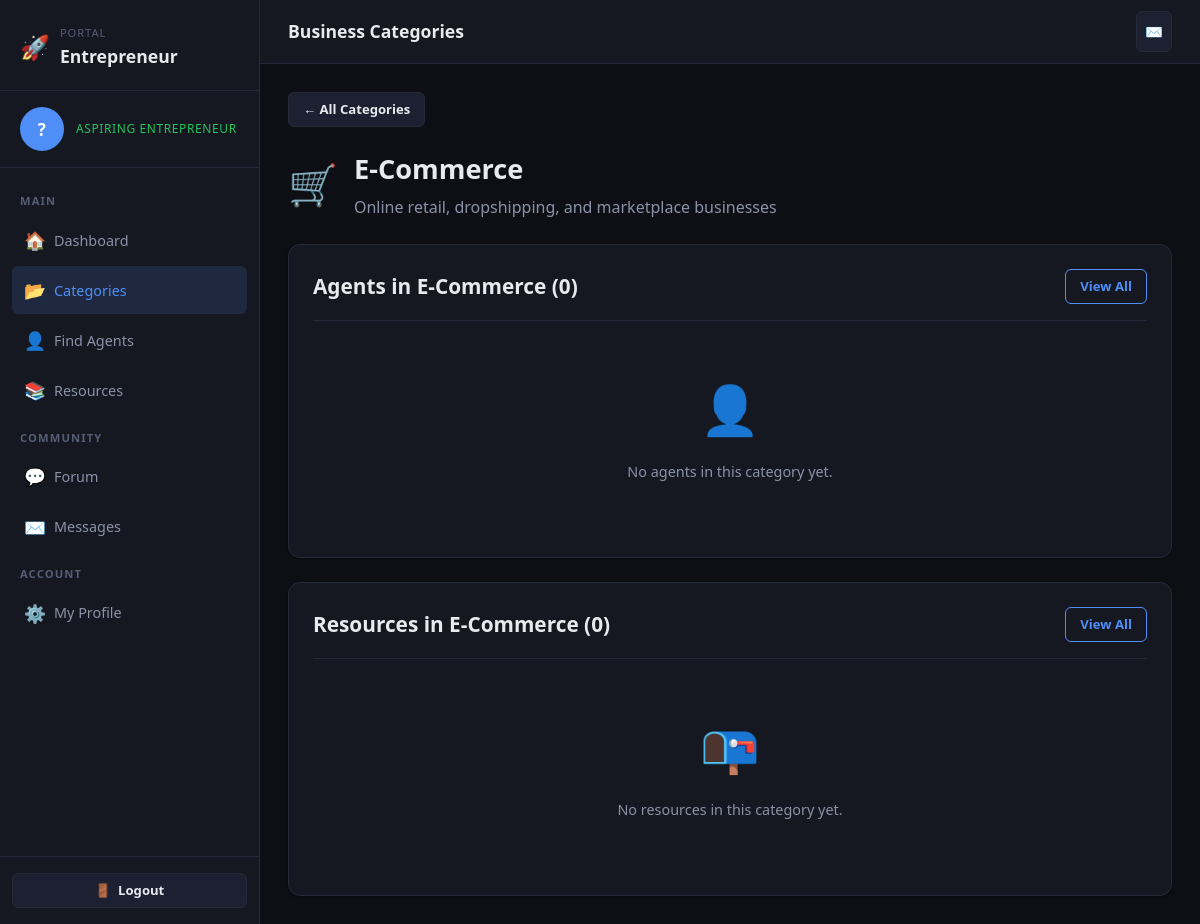
/user/categories.php?id=2 (signed in), run on the app's committed database.
### tables this page shows
CREATE TABLE categories (
    id          INT AUTO_INCREMENT PRIMARY KEY,
    name        VARCHAR(100) NOT NULL,
    description TEXT,
    icon        VARCHAR(50),
    created_at  DATETIME DEFAULT CURRENT_TIMESTAMP
);

### user/categories.php (the view, shortened to what this page needs)
<?php
require_once dirname(__DIR__) . '/includes/header.php';
if (isset($_GET['id'])) {
    $cid     = (int)$_GET['id'];
    $cat_row = $conn->query("SELECT * FROM categories WHERE id=$cid")->fetch_assoc();
    $agents = $conn->query("SELECT a.*,
        (SELECT AVG(rating) FROM feedback WHERE agent_id=a.id) AS avg_rating
        FROM agents a
        WHERE a.category_id=$cid AND a.approval_status='approved'
        ORDER BY avg_rating DESC");
    $content = $conn->query("SELECT bc.*, a.name AS agent_name FROM business_content bc
        LEFT JOIN agents a ON bc.agent_id=a.id
        WHERE bc.category_id=$cid AND bc.status='published'
        ORDER BY bc.created_at DESC LIMIT 9");
    ?>
    <a href="<?= $base ?>/user/categories.php" class="btn btn-secondary btn-sm mb-20">← All Categories</a>
    <div style="display:flex;align-items:center;gap:16px;margin-bottom:24px">
      <div style="font-size:2.5rem"><?= $cat_row['icon'] ?></div>
      <div>
        <h2 style="margin-bottom:4px"><?= htmlspecialchars($cat_row['name']) ?></h2>
        <p style="color:var(--txt-secondary)"><?= htmlspecialchars($cat_row['description']) ?></p>
      </div>
    </div>
    <div class="card mb-24">
      <div class="card-header">
        <h3>Agents in <?= htmlspecialchars($cat_row['name']) ?> (<?= $agents->num_rows ?>)</h3>
        <a href="<?= $base ?>/user/agents.php?category=<?= $cid ?>" class="btn btn-outline btn-sm">View All</a>
      </div>
      <?php if ($agents->num_rows === 0): ?>
        <div class="empty-state" style="padding:30px">
          <div class="empty-icon">👤</div>
          <p>No agents in this category yet.</p>
        </div>
      <?php endif; ?>
    </div>
    <div class="card">
      <div class="card-header">
        <h3>Resources in <?= htmlspecialchars($cat_row['name']) ?> (<?= $content->num_rows ?>)</h3>
        <a href="<?= $base ?>/user/resources.php?category=<?= $cid ?>" class="btn btn-outline btn-sm">View All</a>
      </div>
      <?php if ($content->num_rows === 0): ?>
        <div class="empty-state" style="padding:30px">
          <div class="empty-icon">📭</div>
          <p>No resources in this category yet.</p>
        </div>
      <?php endif; ?>
    </div>
    <?php require_once dirname(__DIR__) . '/includes/footer.php'; ?>
    <?php return;
}
?>
<?php require_once dirname(__DIR__) . '/includes/footer.php'; ?>

### assets/css/style.css (style rules this page uses)
*, *::before, *::after { box-sizing: border-box; margin: 0; padding: 0; }
:root { --clr-bg: #0d0f14; --clr-surface: #151820; --clr-surface2: #1c2030; --clr-border: #252a3a; --clr-accent: #4f8ef7; --clr-accent2: #7c5ef7; --clr-success: #22c55e; --clr-warning: #f59e0b; --clr-danger: #ef4444; --clr-info: #06b6d4; --txt-primary: #e8eaf0; --txt-secondary: #8b92a8; --txt-muted: #565d75; --font-base: 'Segoe UI', system-ui, sans-serif; --font-mono: 'JetBrains Mono', monospace; --radius-sm: 6px; --radius: 12px; --radius-lg: 20px; --shadow-sm: 0 1px 3px rgba(0,0,0,.4); --shadow: 0 4px 20px rgba(0,0,0,.5); --shadow-lg: 0 8px 40px rgba(0,0,0,.6); --sidebar-w: 260px; }
html { font-size: 16px; scroll-behavior: smooth; }
body { font-family: var(--font-base); background: var(--clr-bg); color: var(--txt-primary); line-height: 1.6; min-height: 100vh; }
a { color: var(--clr-accent); text-decoration: none; }
h2 { font-size: clamp(1.3rem, 3vw, 1.7rem); font-weight: 700; }
h3 { font-size: clamp(1.1rem, 2.5vw, 1.3rem); font-weight: 600; }
.card { background: var(--clr-surface); border: 1px solid var(--clr-border); border-radius: var(--radius); padding: 24px; box-shadow: var(--shadow-sm); }
.card-header { display: flex; align-items: center; justify-content: space-between; margin-bottom: 20px; padding-bottom: 16px; border-bottom: 1px solid var(--clr-border); }
.card-header h3 { margin: 0; }
.btn { display: inline-flex; align-items: center; gap: 7px; padding: 10px 20px; border-radius: var(--radius-sm); font-size: .9rem; font-weight: 600; font-family: var(--font-base); border: none; cursor: pointer; transition: all .2s; text-decoration: none; white-space: nowrap; }
.btn-secondary { background: var(--clr-surface2); color: var(--txt-primary); border: 1px solid var(--clr-border); }
.btn-outline { background: transparent; color: var(--clr-accent); border: 1px solid var(--clr-accent); }
.btn-sm { padding: 6px 14px; font-size: .82rem; }
.empty-state { text-align: center; padding: 60px 20px; color: var(--txt-secondary); }
.empty-state .empty-icon { font-size: 3rem; margin-bottom: 12px; }
.empty-state p { margin-bottom: 20px; font-size: .9rem; }
.mb-20 { margin-bottom: 20px; }
.mb-24 { margin-bottom: 24px; }

### data on the page
categories: icon "🛒", name "E-Commerce", description "Online retail, dropshipping, and marketplace businesses"

### other printed values
$initials "?"
$role_label "ASPIRING ENTREPRENEUR"
$page_title "Business Categories"
$agents->num_rows "0"
$content->num_rows "0"
